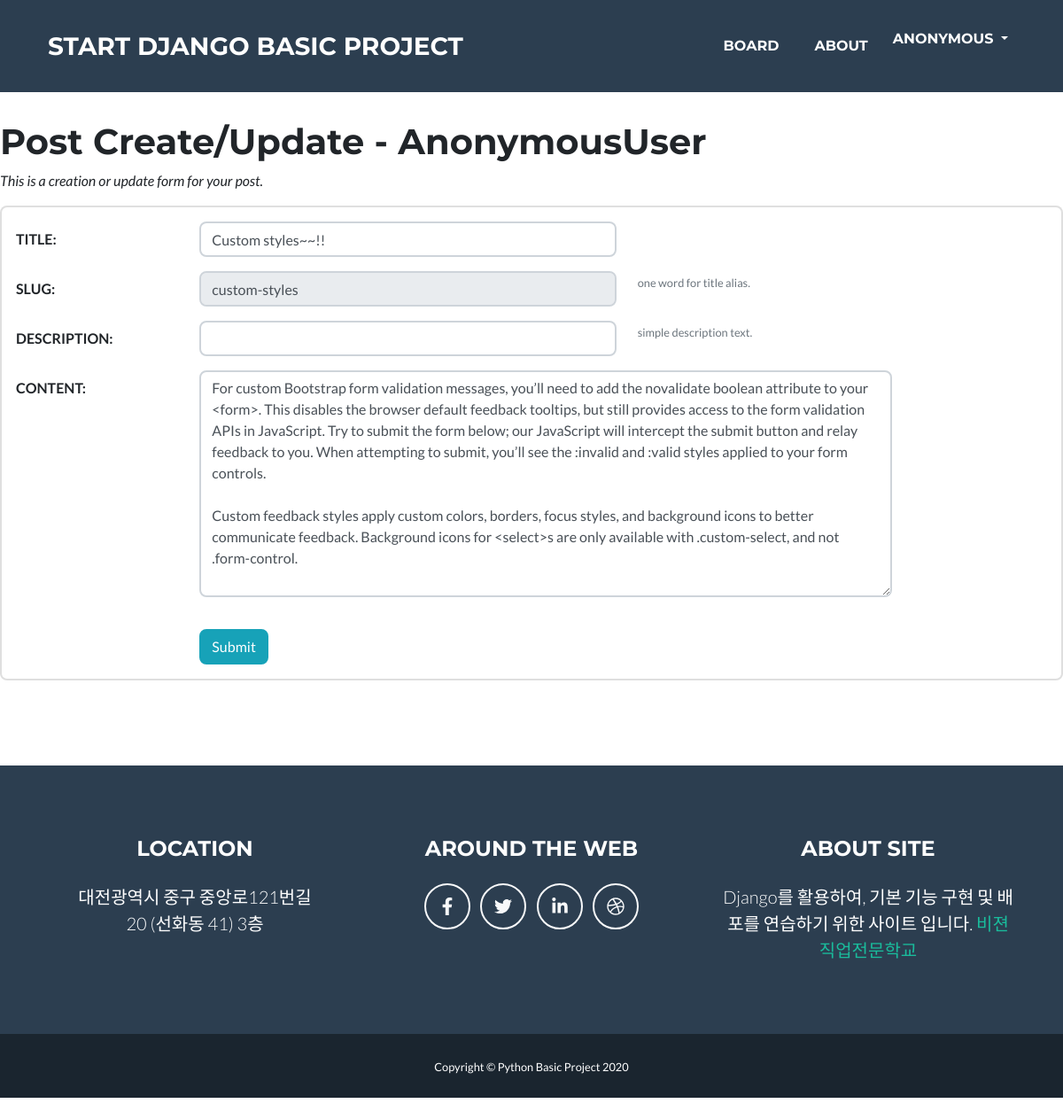
Page /board/9/update/ on the committed database.
### board/models.py (models this page shows, shortened)
class Post(models.Model):
    title = models.CharField(verbose_name='TITLE', max_length=50)
    slug = models.SlugField('SLUG', unique=True, allow_unicode=True, help_text='one word for title alias.')
    description = models.CharField('DESCRIPTION', max_length=100, blank=True, help_text='simple description text.')
    content = models.TextField('CONTENT')
    create_dt = models.DateTimeField('CREATE DATE', auto_now_add=True)
    modify_dt = models.DateTimeField('MODIFY DATE', auto_now=True)
    owner = models.ForeignKey(User, on_delete=models.CASCADE, verbose_name='OWNER', blank=True, null=True)
    class Meta:
        verbose_name = 'post'
        verbose_name_plural = 'posts'
        db_table = 'board_posts'
        ordering = ('-modify_dt',)

### board/views.py (the view)
# urls.py: path('<int:pk>/update/', views.PostUpdateView.as_view(), name="update"),
class PostUpdateView(OwnerOnlyMixin, UpdateView):
    model = Post
    fields = ['title', 'slug', 'description', 'content']
    success_url = reverse_lazy('board:index')

### board/templates/board/post_form.html (shortened to what this page needs)
{% extends "base.html" %}
{% load widget_tweaks %}
{% block main %}
<main class="page-section" style="margin-top:40px">
    <h1>Post Create/Update - {{user}}</h1>
    <p class="font-italic">This is a creation or update form for your post.</p>
    <form action="." method="post" class="card pt-3">{% csrf_token %}
        <div class="form-group row">
            {{ form.title|add_label_class:"col-form-label col-sm-2 ml-3 font-weight-bold" }}
            <div class="col-sm-5">
                {{ form.title|add_class:"form-control"|attr:"autofocus" }}
            </div>
        </div>
        <div class="form-group row">
            {{ form.slug|add_label_class:"col-form-label col-sm-2 ml-3 font-weight-bold" }}
            <div class="col-sm-5">
                {{ form.slug|add_class:"form-control"|attr:"readonly" }}
            </div>
            <small class="form-text text-muted">{{ form.slug.help_text }}</small>
        </div>
        <div class="form-group row">
            {{ form.description|add_label_class:"col-form-label col-sm-2 ml-3 font-weight-bold" }}
            <div class="col-sm-5">
                {{ form.description|add_class:"form-control" }}
            </div>
            <small class="form-text text-muted">{{ form.description.help_text }}</small>
        </div>
        <div class="form-group row">
            {{ form.content|add_label_class:"col-form-label col-sm-2 ml-3 font-weight-bold" }}
            <div class="col-sm-8">
                {{ form.content|add_class:"form-control" }}
            </div>
        </div>
        <div class="form-group row">
            <div class="col-sm-5">
            </div>
        </div>
        <div class="form-group">
            <div class="offset-sm-2 col-sm-5">
                <input type="submit" value="Submit" class="btn btn-info"/>
            </div>
        </div>
    </form>
</main>
{% endblock %}

### rows in the picture
Post: title|add_label_class "TITLE:", title "Custom styles~~!!", slug|add_label_class "SLUG:", slug "custom-styles", description|add_label_class "DESCRIPTION:", content|add_label_class "CONTENT:", content "For custom Bootstrap form validation messages, you’ll need to add the novalidate boolean attribute to your <form>. This disables the browser default feedback tooltips, but still provides access to the form validation APIs in JavaScript. Try to submit the form below; our JavaScript will intercept the submit button and relay feedback to you. When attempting to submit, you’ll see the :invalid and :valid styles applied to your form controls. Custom feedback styles apply custom colors, borders, focus styles, and background icons to better communicate feedback. Background icons for <select>s are only available with .custom-select, and not .form-control."

### other values in the picture
{{ user }} "AnonymousUser"
